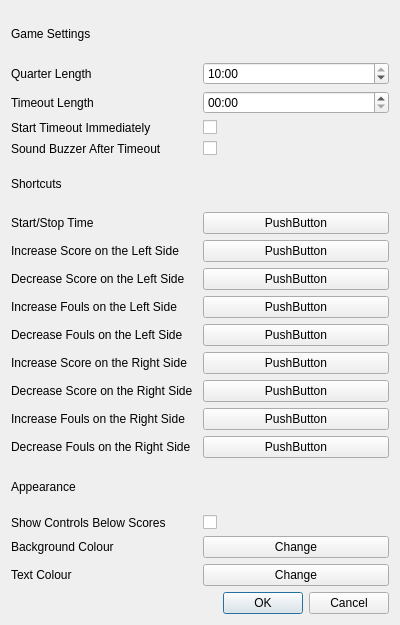
<?xml version="1.0" encoding="UTF-8"?>
<ui version="4.0">
 <class>ConfigEditorDialog</class>
 <widget class="QDialog" name="ConfigEditorDialog">
  <property name="geometry">
   <rect>
    <x>0</x>
    <y>0</y>
    <width>400</width>
    <height>625</height>
   </rect>
  </property>
  <property name="windowTitle">
   <string>Dialog</string>
  </property>
  <layout class="QGridLayout" name="gridLayout">
   <item row="1" column="1">
    <widget class="QTimeEdit" name="timeEditQuarterLength">
     <property name="maximumTime">
      <time>
       <hour>0</hour>
       <minute>10</minute>
       <second>0</second>
      </time>
     </property>
     <property name="displayFormat">
      <string>mm:ss</string>
     </property>
     <property name="time">
      <time>
       <hour>0</hour>
       <minute>10</minute>
       <second>0</second>
      </time>
     </property>
    </widget>
   </item>
   <item row="6" column="1">
    <widget class="ShortcutButton" name="shortcutButtonStartStopTime">
     <property name="text">
      <string>PushButton</string>
     </property>
    </widget>
   </item>
   <item row="13" column="0">
    <widget class="QLabel" name="labelIncreaseFoulsRight">
     <property name="text">
      <string>Increase Fouls on the Right Side</string>
     </property>
    </widget>
   </item>
   <item row="7" column="0">
    <widget class="QLabel" name="labelIncreaseScoreLeft">
     <property name="text">
      <string>Increase Score on the Left Side</string>
     </property>
    </widget>
   </item>
   <item row="3" column="1">
    <widget class="QCheckBox" name="checkBoxStartTimout">
     <property name="text">
      <string/>
     </property>
    </widget>
   </item>
   <item row="4" column="1">
    <widget class="QCheckBox" name="checkBoxSoundBuzzerAfterTimeout">
     <property name="text">
      <string/>
     </property>
    </widget>
   </item>
   <item row="17" column="0">
    <widget class="QLabel" name="labelAppBackground">
     <property name="text">
      <string>Background Colour</string>
     </property>
    </widget>
   </item>
   <item row="12" column="0">
    <widget class="QLabel" name="labelDecreaseScoreRight">
     <property name="text">
      <string>Decrease Score on the Right Side</string>
     </property>
    </widget>
   </item>
   <item row="15" column="0" colspan="2">
    <widget class="QLabel" name="labelAppearance">
     <property name="text">
      <string>Appearance</string>
     </property>
    </widget>
   </item>
   <item row="4" column="0">
    <widget class="QLabel" name="labelBuzzerAfterTimeout">
     <property name="text">
      <string>Sound Buzzer After Timeout</string>
     </property>
    </widget>
   </item>
   <item row="6" column="0">
    <widget class="QLabel" name="labelShortcutStartStopTime">
     <property name="text">
      <string>Start/Stop Time</string>
     </property>
    </widget>
   </item>
   <item row="16" column="0">
    <widget class="QLabel" name="labelShowControls">
     <property name="text">
      <string>Show Controls Below Scores</string>
     </property>
    </widget>
   </item>
   <item row="18" column="1">
    <widget class="ColourSelectorWidget" name="pushButtonTextColourSelector">
     <property name="text">
      <string>Change</string>
     </property>
    </widget>
   </item>
   <item row="2" column="0">
    <widget class="QLabel" name="labelTimeoutLength">
     <property name="text">
      <string>Timeout Length</string>
     </property>
    </widget>
   </item>
   <item row="11" column="0">
    <widget class="QLabel" name="labelIncreaseScoreRight">
     <property name="text">
      <string>Increase Score on the Right Side</string>
     </property>
    </widget>
   </item>
   <item row="3" column="0">
    <widget class="QLabel" name="labelStartTimeout">
     <property name="text">
      <string>Start Timeout Immediately</string>
     </property>
    </widget>
   </item>
   <item row="19" column="0" colspan="2">
    <widget class="QDialogButtonBox" name="buttonBox">
     <property name="orientation">
      <enum>Qt::Horizontal</enum>
     </property>
     <property name="standardButtons">
      <set>QDialogButtonBox::Cancel|QDialogButtonBox::Ok</set>
     </property>
    </widget>
   </item>
   <item row="2" column="1">
    <widget class="QTimeEdit" name="timeEditTimeoutLength">
     <property name="displayFormat">
      <string>mm:ss</string>
     </property>
    </widget>
   </item>
   <item row="8" column="0">
    <widget class="QLabel" name="labelDecreaseScoreLeft">
     <property name="text">
      <string>Decrease Score on the Left Side</string>
     </property>
    </widget>
   </item>
   <item row="1" column="0">
    <widget class="QLabel" name="labelQuarterLength">
     <property name="text">
      <string>Quarter Length</string>
     </property>
    </widget>
   </item>
   <item row="9" column="0">
    <widget class="QLabel" name="labelIncreaseFoulsLeft">
     <property name="text">
      <string>Increase Fouls on the Left Side</string>
     </property>
    </widget>
   </item>
   <item row="10" column="0">
    <widget class="QLabel" name="labelDecreaseFoulsLeft">
     <property name="text">
      <string>Decrease Fouls on the Left Side</string>
     </property>
    </widget>
   </item>
   <item row="18" column="0">
    <widget class="QLabel" name="labelTextColour">
     <property name="text">
      <string>Text Colour</string>
     </property>
    </widget>
   </item>
   <item row="0" column="0" colspan="2">
    <widget class="QLabel" name="labelGameSettings">
     <property name="text">
      <string>Game Settings</string>
     </property>
    </widget>
   </item>
   <item row="17" column="1">
    <widget class="ColourSelectorWidget" name="pushButtonBackgroundColourSelector">
     <property name="text">
      <string>Change</string>
     </property>
    </widget>
   </item>
   <item row="16" column="1">
    <widget class="QCheckBox" name="checkBoxShowControls">
     <property name="text">
      <string/>
     </property>
    </widget>
   </item>
   <item row="5" column="0" colspan="2">
    <widget class="QLabel" name="labelShortcuts">
     <property name="text">
      <string>Shortcuts</string>
     </property>
    </widget>
   </item>
   <item row="14" column="0">
    <widget class="QLabel" name="labelDecreaseFoulsRight">
     <property name="text">
      <string>Decrease Fouls on the Right Side</string>
     </property>
    </widget>
   </item>
   <item row="7" column="1">
    <widget class="ShortcutButton" name="shortcutButtonIncreaseScoreLeft">
     <property name="text">
      <string>PushButton</string>
     </property>
    </widget>
   </item>
   <item row="8" column="1">
    <widget class="ShortcutButton" name="shortcutButtonDecreaseScoreLeft">
     <property name="text">
      <string>PushButton</string>
     </property>
    </widget>
   </item>
   <item row="9" column="1">
    <widget class="ShortcutButton" name="shortcutButtonIncreaseFoulsLeft">
     <property name="text">
      <string>PushButton</string>
     </property>
    </widget>
   </item>
   <item row="10" column="1">
    <widget class="ShortcutButton" name="shortcutButtonDecreaseFoulsLeft">
     <property name="text">
      <string>PushButton</string>
     </property>
    </widget>
   </item>
   <item row="11" column="1">
    <widget class="ShortcutButton" name="shortcutButtonIncreaseScoreRight">
     <property name="text">
      <string>PushButton</string>
     </property>
    </widget>
   </item>
   <item row="12" column="1">
    <widget class="ShortcutButton" name="shortcutButtonDecreaseScoreRight">
     <property name="text">
      <string>PushButton</string>
     </property>
    </widget>
   </item>
   <item row="13" column="1">
    <widget class="ShortcutButton" name="shortcutButtonIncreaseFoulsRight">
     <property name="text">
      <string>PushButton</string>
     </property>
    </widget>
   </item>
   <item row="14" column="1">
    <widget class="ShortcutButton" name="shortcutButtonDecreaseFoulsRight">
     <property name="text">
      <string>PushButton</string>
     </property>
    </widget>
   </item>
  </layout>
 </widget>
 <customwidgets>
  <customwidget>
   <class>ColourSelectorWidget</class>
   <extends>QPushButton</extends>
   <header>colourselectorwidget.h</header>
  </customwidget>
  <customwidget>
   <class>ShortcutButton</class>
   <extends>QPushButton</extends>
   <header>shortcutbutton.h</header>
  </customwidget>
 </customwidgets>
 <resources/>
 <connections>
  <connection>
   <sender>buttonBox</sender>
   <signal>accepted()</signal>
   <receiver>ConfigEditorDialog</receiver>
   <slot>accept()</slot>
   <hints>
    <hint type="sourcelabel">
     <x>248</x>
     <y>254</y>
    </hint>
    <hint type="destinationlabel">
     <x>157</x>
     <y>274</y>
    </hint>
   </hints>
  </connection>
  <connection>
   <sender>buttonBox</sender>
   <signal>rejected()</signal>
   <receiver>ConfigEditorDialog</receiver>
   <slot>reject()</slot>
   <hints>
    <hint type="sourcelabel">
     <x>316</x>
     <y>260</y>
    </hint>
    <hint type="destinationlabel">
     <x>286</x>
     <y>274</y>
    </hint>
   </hints>
  </connection>
 </connections>
</ui>
